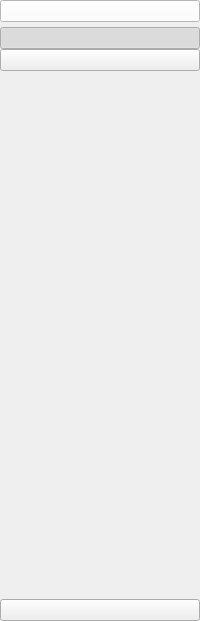
     <widget class="QWidget" name="icon_only" native="true">
      <layout class="QVBoxLayout" name="verticalLayout_3">
       <property name="spacing">
        <number>5</number>
       </property>
       <property name="leftMargin">
        <number>0</number>
       </property>
       <property name="topMargin">
        <number>0</number>
       </property>
       <property name="rightMargin">
        <number>0</number>
       </property>
       <property name="bottomMargin">
        <number>0</number>
       </property>
       <item>
        <layout class="QHBoxLayout" name="horizontalLayout_2"/>
       </item>
       <item>
        <widget class="QPushButton" name="pushButton_9">
         <property name="styleSheet">
          <string notr="true">background-color:white</string>
         </property>
         <property name="text">
          <string/>
         </property>
         <property name="icon">
          <iconset>
           <normaloff>assets/sidebar.png</normaloff>assets/sidebar.png</iconset>
         </property>
         <property name="iconSize">
          <size>
           <width>35</width>
           <height>35</height>
          </size>
         </property>
         <property name="checkable">
          <bool>true</bool>
         </property>
         <property name="checked">
          <bool>false</bool>
         </property>
         <property name="autoExclusive">
          <bool>false</bool>
         </property>
        </widget>
       </item>
       <item>
        <layout class="QVBoxLayout" name="verticalLayout">
         <property name="spacing">
          <number>0</number>
         </property>
         <item>
          <widget class="QPushButton" name="Monitor2">
           <property name="text">
            <string/>
           </property>
           <property name="icon">
            <iconset>
             <normaloff>assets/monitor.png</normaloff>assets/monitor.png</iconset>
           </property>
           <property name="iconSize">
            <size>
             <width>20</width>
             <height>20</height>
            </size>
           </property>
           <property name="checkable">
            <bool>true</bool>
           </property>
           <property name="checked">
            <bool>true</bool>
           </property>
           <property name="autoExclusive">
            <bool>true</bool>
           </property>
          </widget>
         </item>
         <item>
          <widget class="QPushButton" name="Statistics2">
           <property name="text">
            <string/>
           </property>
           <property name="icon">
            <iconset>
             <normaloff>assets/statistics.png</normaloff>assets/statistics.png</iconset>
           </property>
           <property name="iconSize">
            <size>
             <width>20</width>
             <height>20</height>
            </size>
           </property>
           <property name="checkable">
            <bool>true</bool>
           </property>
           <property name="autoExclusive">
            <bool>true</bool>
           </property>
          </widget>
         </item>
        </layout>
       </item>
       <item>
        <spacer name="verticalSpacer">
         <property name="orientation">
          <enum>Qt::Vertical</enum>
         </property>
         <property name="sizeHint" stdset="0">
          <size>
           <width>20</width>
           <height>523</height>
          </size>
         </property>
        </spacer>
       </item>
       <item>
        <widget class="QPushButton" name="exit2">
         <property name="text">
          <string/>
         </property>
         <property name="icon">
          <iconset>
           <normaloff>assets/exit.png</normaloff>assets/exit.png</iconset>
         </property>
         <property name="iconSize">
          <size>
           <width>20</width>
           <height>20</height>
          </size>
         </property>
        </widget>
       </item>
      </layout>
     </widget>
